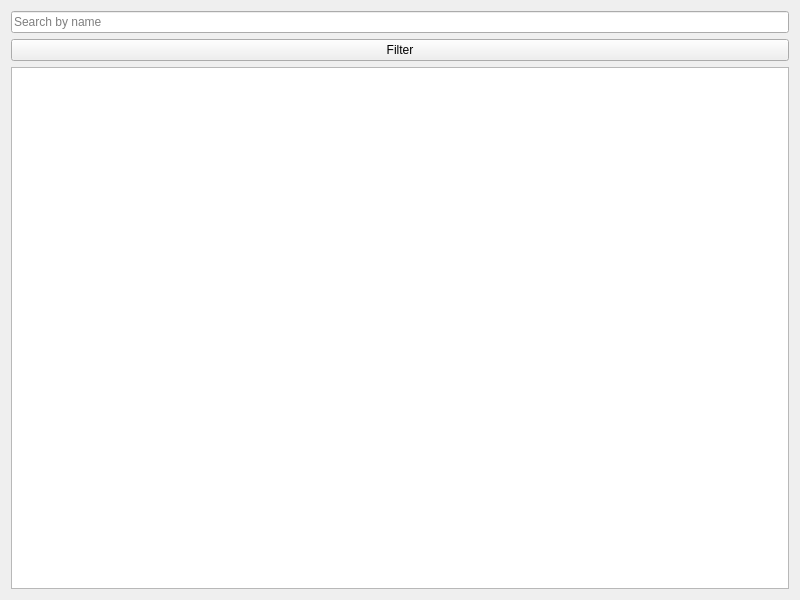
<?xml version="1.0" encoding="UTF-8"?>
<ui version="4.0">
 <class>CoffeeApp</class>
 <widget class="QWidget" name="CoffeeApp">
  <property name="geometry">
   <rect>
    <x>100</x>
    <y>100</y>
    <width>800</width>
    <height>600</height>
   </rect>
  </property>
  <property name="windowTitle">
   <string>Coffee Database</string>
  </property>
  <layout class="QVBoxLayout" name="verticalLayout">
   <item>
    <widget class="QLineEdit" name="search_box">
     <property name="placeholderText">
      <string>Search by name</string>
     </property>
    </widget>
   </item>
   <item>
    <widget class="QPushButton" name="filter_button">
     <property name="text">
      <string>Filter</string>
     </property>
    </widget>
   </item>
   <item>
    <widget class="QTableView" name="table_view"/>
   </item>
  </layout>
 </widget>
 <resources/>
 <connections/>
</ui>
